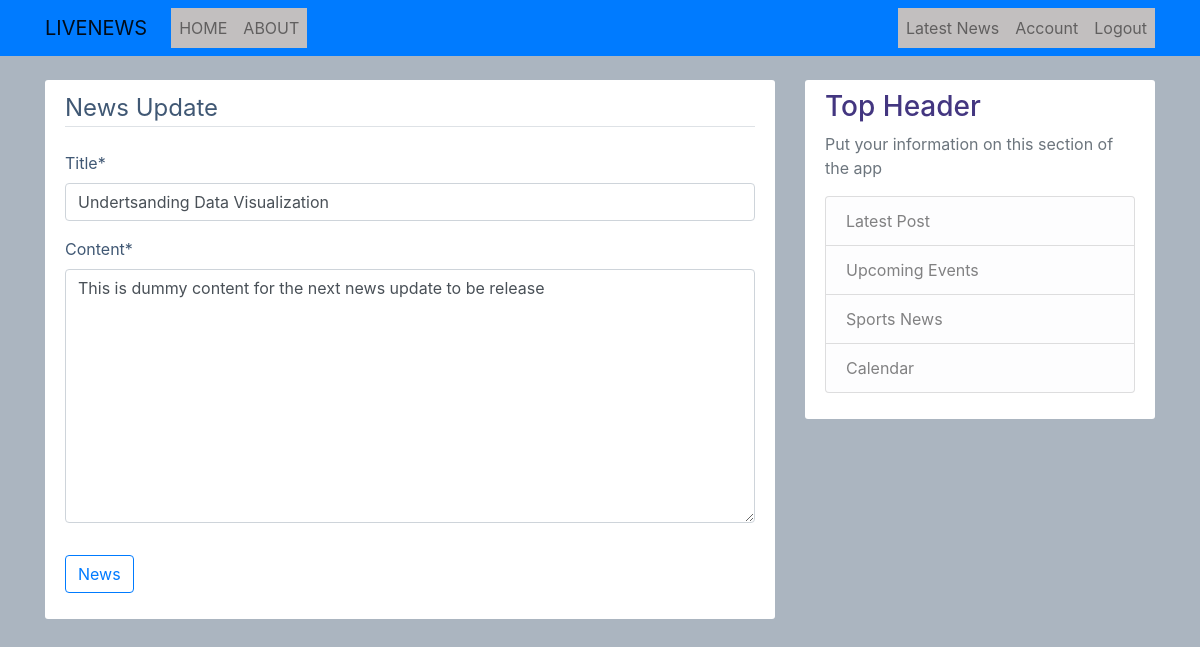
Page /post/2/update/ (signed in) on the committed database.
### livenews/models.py (models this page shows, shortened)
class Post(models.Model):
    title = models.CharField(max_length=100)
    content = models.TextField()
    date_posted = models.DateTimeField(default=timezone.now)
    author = models.ForeignKey(User, on_delete=models.CASCADE)

### livenews/views.py (the view, shortened to what this page needs)
# urls.py: path('post/<int:pk>/update/', NewsUpdateView.as_view(), name='post-update'),
class NewsUpdateView(LoginRequiredMixin, UserPassesTestMixin, UpdateView):
    model = Post
    fields = ['title', 'content']
    def test_func(self):
        post = self.get_object()
        if self.request.user == post.author:
            return True
        else:
            return False

### livenews/templates/livenews/post_form.html (shortened to what this page needs)
{% extends "livenews/base.html" %}
{% load crispy_forms_tags %}
{% block content %}
    <div class="content-section">
        <form method="POST">
            <fieldset class="form-group">
                <legend class="border-bottom mb-4">News Update</legend>
                {{form | crispy}}
            </fieldset>
            <div class="form-group">
                <button type="submit" class="btn btn-outline-primary">News</button>
            </div>
        </form>
    </div>
{% endblock content %}

### livenews/static/livenews/index.css (style rules this page uses)
body { background-color: #abb5c0; color: #405874; margin-top: 5rem; }
.content-section { background: #ffffff; padding: 10px 20px; border: ipx solid #333333; border-radius: 3px; margin-bottom: 20px; }

### rows in the picture
Post: title "Undertsanding Data Visualization", content "This is dummy content for the next news update to be release"
